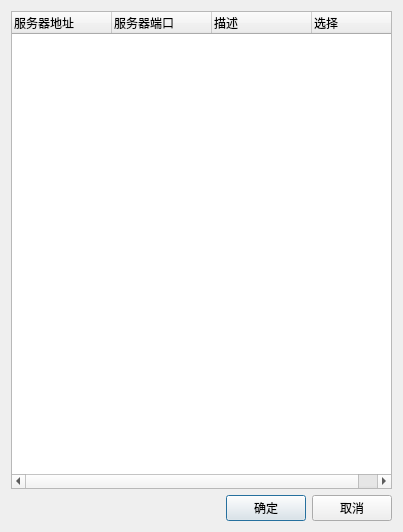
<?xml version="1.0" encoding="UTF-8"?>
<ui version="4.0">
 <class>ServerListDialog</class>
 <widget class="QDialog" name="ServerListDialog">
  <property name="geometry">
   <rect>
    <x>0</x>
    <y>0</y>
    <width>403</width>
    <height>532</height>
   </rect>
  </property>
  <property name="windowTitle">
   <string>服务器列表</string>
  </property>
  <layout class="QVBoxLayout" name="verticalLayout">
   <item>
    <widget class="QTreeWidget" name="treeWidget">
     <property name="contextMenuPolicy">
      <enum>Qt::CustomContextMenu</enum>
     </property>
     <column>
      <property name="text">
       <string>服务器地址</string>
      </property>
     </column>
     <column>
      <property name="text">
       <string>服务器端口</string>
      </property>
     </column>
     <column>
      <property name="text">
       <string>描述</string>
      </property>
     </column>
     <column>
      <property name="text">
       <string>选择</string>
      </property>
     </column>
    </widget>
   </item>
   <item>
    <layout class="QHBoxLayout" name="horizontalLayout">
     <item>
      <spacer name="horizontalSpacer">
       <property name="orientation">
        <enum>Qt::Horizontal</enum>
       </property>
       <property name="sizeHint" stdset="0">
        <size>
         <width>40</width>
         <height>20</height>
        </size>
       </property>
      </spacer>
     </item>
     <item>
      <widget class="QPushButton" name="pushButtonAccept">
       <property name="text">
        <string>确定</string>
       </property>
      </widget>
     </item>
     <item>
      <widget class="QPushButton" name="pushButtonReject">
       <property name="text">
        <string>取消</string>
       </property>
      </widget>
     </item>
    </layout>
   </item>
  </layout>
 </widget>
 <layoutdefault spacing="6" margin="11"/>
 <resources/>
 <connections/>
</ui>
